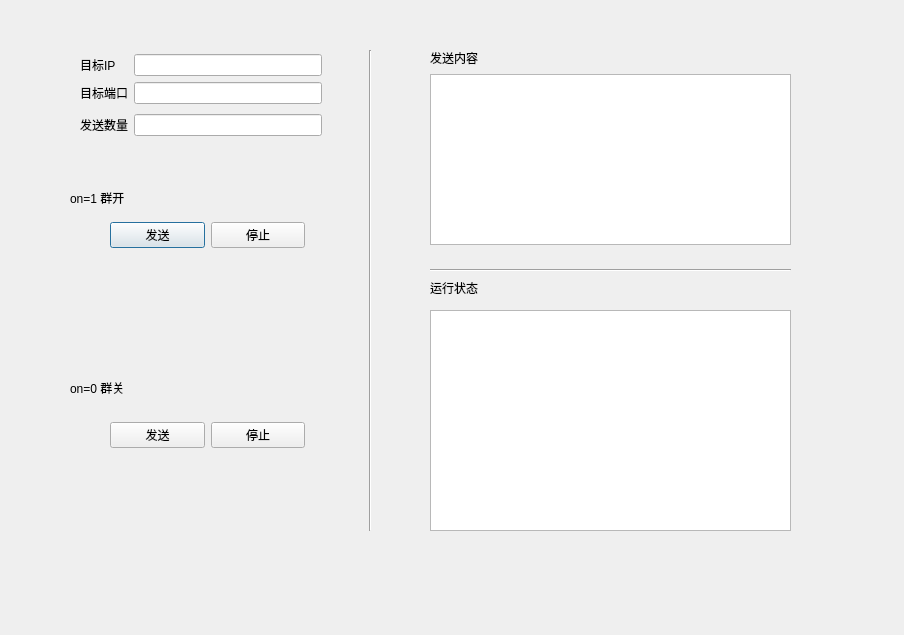
<?xml version="1.0" encoding="UTF-8"?>
<ui version="4.0">
 <class>Dialog</class>
 <widget class="QDialog" name="Dialog">
  <property name="geometry">
   <rect>
    <x>0</x>
    <y>0</y>
    <width>904</width>
    <height>635</height>
   </rect>
  </property>
  <property name="windowTitle">
   <string>Dialog</string>
  </property>
  <property name="accessibleName">
   <string/>
  </property>
  <widget class="QPlainTextEdit" name="plainTextEdit">
   <property name="geometry">
    <rect>
     <x>430</x>
     <y>74</y>
     <width>361</width>
     <height>171</height>
    </rect>
   </property>
   <property name="toolTip">
    <string>&lt;html&gt;&lt;head/&gt;&lt;body&gt;&lt;p&gt;请输入符合规范的json信息&lt;/p&gt;&lt;/body&gt;&lt;/html&gt;</string>
   </property>
  </widget>
  <widget class="Line" name="line">
   <property name="geometry">
    <rect>
     <x>360</x>
     <y>50</y>
     <width>20</width>
     <height>481</height>
    </rect>
   </property>
   <property name="orientation">
    <enum>Qt::Vertical</enum>
   </property>
  </widget>
  <widget class="QWidget" name="layoutWidget">
   <property name="geometry">
    <rect>
     <x>80</x>
     <y>50</y>
     <width>242</width>
     <height>90</height>
    </rect>
   </property>
   <layout class="QGridLayout" name="gridLayout_2">
    <item row="0" column="0" colspan="2">
     <layout class="QGridLayout" name="gridLayout">
      <item row="0" column="0">
       <widget class="QLabel" name="label">
        <property name="text">
         <string>目标IP</string>
        </property>
       </widget>
      </item>
      <item row="0" column="1">
       <widget class="QLineEdit" name="lineEdit">
        <property name="text">
         <string/>
        </property>
       </widget>
      </item>
      <item row="1" column="0">
       <widget class="QLabel" name="label_2">
        <property name="text">
         <string>目标端口</string>
        </property>
       </widget>
      </item>
      <item row="1" column="1">
       <widget class="QLineEdit" name="lineEdit_2"/>
      </item>
     </layout>
    </item>
    <item row="1" column="0">
     <widget class="QLabel" name="label_3">
      <property name="text">
       <string>发送数量</string>
      </property>
     </widget>
    </item>
    <item row="1" column="1">
     <widget class="QLineEdit" name="lineEdit_3"/>
    </item>
   </layout>
  </widget>
  <widget class="QWidget" name="layoutWidget">
   <property name="geometry">
    <rect>
     <x>110</x>
     <y>220</y>
     <width>195</width>
     <height>30</height>
    </rect>
   </property>
   <layout class="QHBoxLayout" name="horizontalLayout_2">
    <item>
     <widget class="QPushButton" name="pushButton">
      <property name="text">
       <string>发送</string>
      </property>
     </widget>
    </item>
    <item>
     <widget class="QPushButton" name="pushButton_2">
      <property name="text">
       <string>停止</string>
      </property>
     </widget>
    </item>
   </layout>
  </widget>
  <widget class="QPlainTextEdit" name="plainTextEdit_2">
   <property name="geometry">
    <rect>
     <x>430</x>
     <y>310</y>
     <width>361</width>
     <height>221</height>
    </rect>
   </property>
   <property name="toolTip">
    <string>&lt;html&gt;&lt;head/&gt;&lt;body&gt;&lt;p&gt;请输入符合规范的json信息&lt;/p&gt;&lt;/body&gt;&lt;/html&gt;</string>
   </property>
  </widget>
  <widget class="Line" name="line_2">
   <property name="geometry">
    <rect>
     <x>430</x>
     <y>260</y>
     <width>361</width>
     <height>20</height>
    </rect>
   </property>
   <property name="orientation">
    <enum>Qt::Horizontal</enum>
   </property>
  </widget>
  <widget class="QLabel" name="label_4">
   <property name="geometry">
    <rect>
     <x>430</x>
     <y>50</y>
     <width>72</width>
     <height>15</height>
    </rect>
   </property>
   <property name="text">
    <string>发送内容</string>
   </property>
  </widget>
  <widget class="QLabel" name="label_5">
   <property name="geometry">
    <rect>
     <x>430</x>
     <y>280</y>
     <width>72</width>
     <height>15</height>
    </rect>
   </property>
   <property name="text">
    <string>运行状态</string>
   </property>
  </widget>
  <widget class="QWidget" name="layoutWidget_2">
   <property name="geometry">
    <rect>
     <x>110</x>
     <y>420</y>
     <width>195</width>
     <height>30</height>
    </rect>
   </property>
   <layout class="QHBoxLayout" name="horizontalLayout_3">
    <item>
     <widget class="QPushButton" name="pushButton_3">
      <property name="text">
       <string>发送</string>
      </property>
     </widget>
    </item>
    <item>
     <widget class="QPushButton" name="pushButton_4">
      <property name="text">
       <string>停止</string>
      </property>
     </widget>
    </item>
   </layout>
  </widget>
  <widget class="QLabel" name="label_6">
   <property name="geometry">
    <rect>
     <x>70</x>
     <y>190</y>
     <width>72</width>
     <height>15</height>
    </rect>
   </property>
   <property name="text">
    <string>on=1 群开</string>
   </property>
  </widget>
  <widget class="QLabel" name="label_7">
   <property name="geometry">
    <rect>
     <x>70</x>
     <y>380</y>
     <width>72</width>
     <height>15</height>
    </rect>
   </property>
   <property name="text">
    <string>on=0 群关</string>
   </property>
  </widget>
 </widget>
 <resources/>
 <connections/>
</ui>
